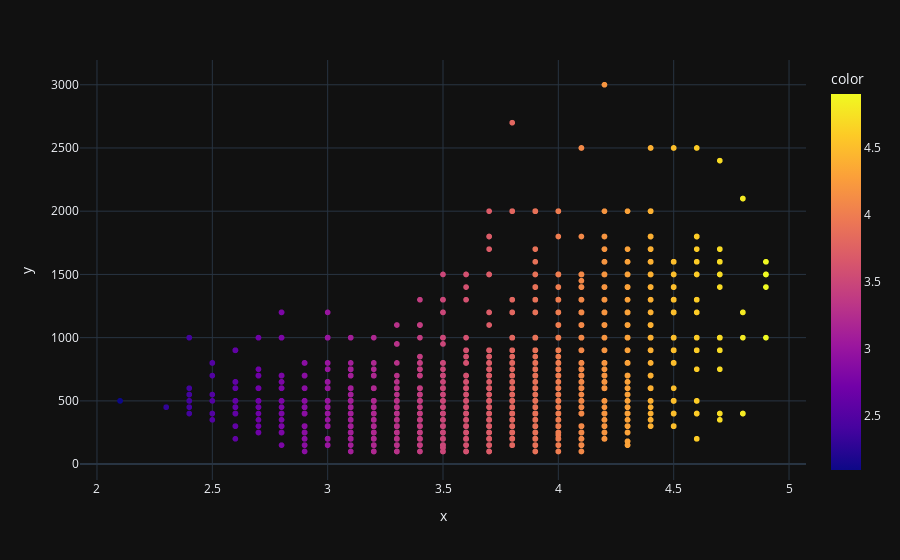

The cell this chart's notebook holds for it:
### Code cell
#lets change the default template to dark
exp.scatter(x = df['rate'], y =df['approx_cost(for two people)'], template='plotly_dark', color=df['rate'])

### Figure 1 — Plotly figure (JSON) as saved in the notebook; plotly's stock layout.template omitted (floating-point values rounded to 4 significant figures; data arrays with more than 128 entries replaced by an {"elided": "..."} marker saying what was removed)
{"data": [{"hovertemplate": "x=%{x}<br>y=%{y}<br>color=%{marker.color}<extra></extra>", "legendgroup": "", "marker": {"color": {"elided": "5000 float values"}, "coloraxis": "coloraxis", "symbol": "circle"}, "mode": "markers", "name": "", "showlegend": false, "type": "scattergl", "x": {"elided": "5000 float values"}, "xaxis": "x", "y": {"elided": "5000 int values"}, "yaxis": "y"}], "layout": {"coloraxis": {"colorbar": {"title": {"text": "color"}}, "colorscale": [[0, "#0d0887"], [0.1111, "#46039f"], [0.2222, "#7201a8"], [0.3333, "#9c179e"], [0.4444, "#bd3786"], [0.5556, "#d8576b"], [0.6667, "#ed7953"], [0.7778, "#fb9f3a"], [0.8889, "#fdca26"], [1, "#f0f921"]]}, "legend": {"tracegroupgap": 0}, "margin": {"t": 60}, "xaxis": {"anchor": "y", "domain": [0, 1], "title": {"text": "x"}}, "yaxis": {"anchor": "x", "domain": [0, 1], "title": {"text": "y"}}}}
